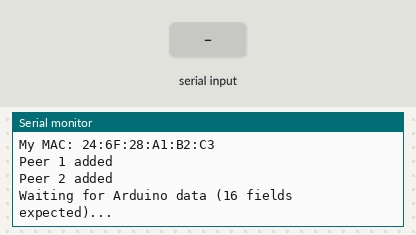
The sketch below on a simulated ESP32-C3. On the bench: the last lines printed to the serial monitor. Inputs (shaded band) come from the test bench.

Above: at 2.2 s.
2.3 s: ",\n" received over Serial
At 3.2 s:
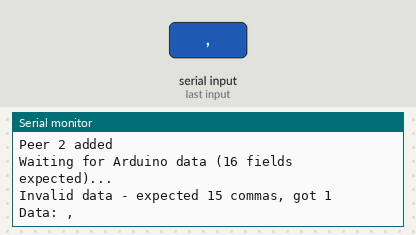
3.8 s: "90,45,200\n" received over Serial
At 4.3 s:
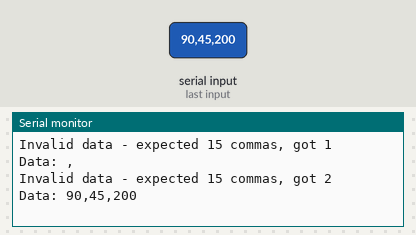
5.3 s: "90,45,200,10\n" received over Serial
At 6.5 s:
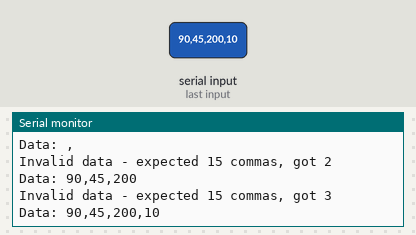
6.8 s: "90,45,200,10,150,30\n" received over Serial
At 8.0 s:
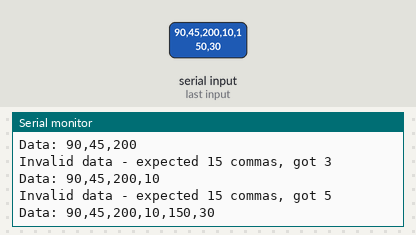
8.3 s: "5\n" received over Serial
At 9.2 s:
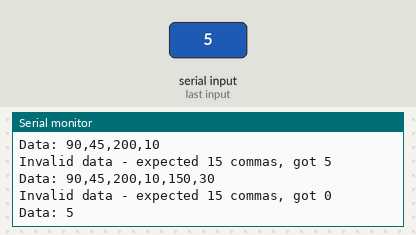
Timing chart, 0 to 10.8 s (numbered marks = the images above; inputs shaded):
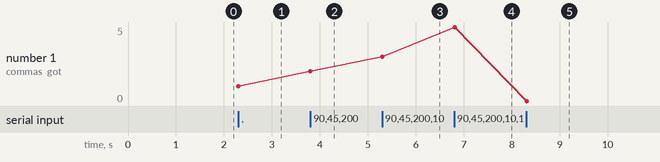

The sketch:

EchookESPC3.ino
```cpp
#include <esp_now.h>
#include <WiFi.h>
#include <HardwareSerial.h>

// Receiver 1 (existing)
uint8_t receiverMac[] = {0x68, 0xB6, 0xB3, 0x27, 0xBE, 0xAC};

// Receiver 2 (NEW S3)
uint8_t receiverMac2[] = {0xB8, 0xF8, 0x62, 0xFC, 0x08, 0x88};

// Data structure (UPDATED with vsens, power, and wh)
typedef struct sensor_data_full {
    uint8_t btn1;
    uint8_t btn2;
    uint8_t brake;

    float temp1;
    float temp2;

    float bat1;
    float bat2;
    float batTotal;

    float current;
    float throttle;

    int rpm;
    float speedKmh;

    uint32_t timestamp;

    float vsens;      // Voltage from I2C sensor
    float power;      // Power in watts (vsens * current)
    float wh;         // Watt-hours (accumulated energy)
} sensor_data_full_t;

sensor_data_full_t sensorData;

esp_now_peer_info_t peerInfo;
esp_now_peer_info_t peerInfo2;

bool peerAdded = false;
bool peerAdded2 = false;

// UART from Nano
HardwareSerial SerialNano(0);

void setup() {
    Serial.begin(115200);
    delay(1000);

    Serial.println("ESP32-C3 Bridge - Full Data Mode (16 fields)");

    SerialNano.begin(9600, SERIAL_8N1, 20, 21);

    WiFi.mode(WIFI_STA);

    Serial.print("My MAC: ");
    Serial.println(WiFi.macAddress());

    if (esp_now_init() != ESP_OK) {
        Serial.println("ESP-NOW Init Failed!");
        while(1) delay(1000);
    }

    // Peer 1
    memcpy(peerInfo.peer_addr, receiverMac, 6);
    peerInfo.channel = 1;
    peerInfo.encrypt = false;

    if (esp_now_add_peer(&peerInfo) == ESP_OK) {
        Serial.println("Peer 1 added");
        peerAdded = true;
    }

    // Peer 2
    memcpy(peerInfo2.peer_addr, receiverMac2, 6);
    peerInfo2.channel = 1;
    peerInfo2.encrypt = false;

    if (esp_now_add_peer(&peerInfo2) == ESP_OK) {
        Serial.println("Peer 2 added");
        peerAdded2 = true;
    }

    Serial.println("Waiting for Arduino data (16 fields expected)...");
}

void loop() {
    static String buffer = "";

    while (SerialNano.available()) {
        char c = SerialNano.read();

        if (c == '\n') {
            if (buffer.length() > 0) {
                processData(buffer);
                buffer = "";
            }
        } else if (c != '\r') {
            buffer += c;
        }
    }

    delay(10);
}

void processData(String data) {
    int commas[15];  // 15 commas for 16 fields
    int commaCount = 0;

    for (int i = 0; i < data.length(); i++) {
        if (data.charAt(i) == ',') {
            commas[commaCount++] = i;
            if (commaCount >= 15) break;
        }
    }

    if (commaCount != 15) {
        Serial.print("Invalid data - expected 15 commas, got ");
        Serial.println(commaCount);
        Serial.print("Data: ");
        Serial.println(data);
        return;
    }

    int i = 0;

    // Field 1: btn1
    sensorData.btn1 = data.substring(i, commas[0]).toInt(); i = commas[0]+1;
    // Field 2: btn2
    sensorData.btn2 = data.substring(i, commas[1]).toInt(); i = commas[1]+1;
    // Field 3: brake
    sensorData.brake = data.substring(i, commas[2]).toInt(); i = commas[2]+1;
    // Field 4: temp1
    sensorData.temp1 = data.substring(i, commas[3]).toFloat(); i = commas[3]+1;
    // Field 5: temp2
    sensorData.temp2 = data.substring(i, commas[4]).toFloat(); i = commas[4]+1;
    // Field 6: bat1
    sensorData.bat1 = data.substring(i, commas[5]).toFloat(); i = commas[5]+1;
    // Field 7: bat2
    sensorData.bat2 = data.substring(i, commas[6]).toFloat(); i = commas[6]+1;
    // Field 8: batTotal
    sensorData.batTotal = data.substring(i, commas[7]).toFloat(); i = commas[7]+1;
    // Field 9: current
    sensorData.current = data.substring(i, commas[8]).toFloat(); i = commas[8]+1;
    // Field 10: throttle
    sensorData.throttle = data.substring(i, commas[9]).toFloat(); i = commas[9]+1;
    // Field 11: RPM
    sensorData.rpm = data.substring(i, commas[10]).toInt(); i = commas[10]+1;
    // Field 12: speedKmh
    sensorData.speedKmh = data.substring(i, commas[11]).toFloat(); i = commas[11]+1;
    // Field 13: timestamp
    sensorData.timestamp = data.substring(i, commas[12]).toInt(); i = commas[12]+1;
    // Field 14: vsens
    sensorData.vsens = data.substring(i, commas[13]).toFloat(); i = commas[13]+1;
    // Field 15: power
    sensorData.power = data.substring(i, commas[14]).toFloat(); i = commas[14]+1;
    // Field 16: wh
    sensorData.wh = data.substring(i).toFloat();

    // Print for debugging
    Serial.printf("Received: btn1=%d, btn2=%d, brake=%d, t1=%.1f, t2=%.1f, bat1=%.2f, bat2=%.2f, batTot=%.2f, curr=%.2fA, thr=%.0f%%, rpm=%d, spd=%.1f, ts=%lu, Vsens=%.2fV, Pwr=%.1fW, Wh=%.3f\n",
                  sensorData.btn1, sensorData.btn2, sensorData.brake,
                  sensorData.temp1, sensorData.temp2,
                  sensorData.bat1, sensorData.bat2, sensorData.batTotal,
                  sensorData.current, sensorData.throttle,
                  sensorData.rpm, sensorData.speedKmh,
                  sensorData.timestamp, sensorData.vsens, sensorData.power, sensorData.wh);

    sendData();
}

void sendData() {
    if (peerAdded) {
        esp_err_t result = esp_now_send(receiverMac, (uint8_t*)&sensorData, sizeof(sensorData));
        if (result != ESP_OK) {
            Serial.println("Send to Peer 1 failed");
        }
    }

    if (peerAdded2) {
        esp_err_t result = esp_now_send(receiverMac2, (uint8_t*)&sensorData, sizeof(sensorData));
        if (result != ESP_OK) {
            Serial.println("Send to Peer 2 failed");
        }
    }

    Serial.println("Sent to both receivers");
}
```

Measured:
- after the input at 2.3 s, the serial monitor: prints a new line at once (image 1)
- after the input at 3.8 s, the serial monitor: prints a new line at once (image 2)
- after the input at 5.3 s, the serial monitor: prints a new line at once (image 3)
- after the input at 6.8 s, the serial monitor: prints a new line at once (image 4)
- after the input at 8.3 s, the serial monitor: prints a new line at once (image 5)
- plotted number 1: 2 → 3 after the input at 5.3 s, 3 → 5 after the input at 6.8 s, 5 → 0 after the input at 8.3 s
